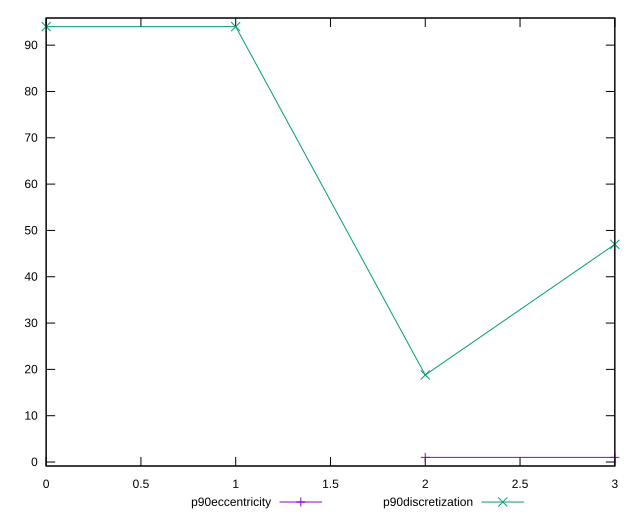

Generate this figure with gnuplot:
reset

$p90Eccentricity <<EOF
2 1.000000000000004
3 0.9999999999999996
EOF

$p90Discretization <<EOF
0 94
1 94
2 18.8
3 47
EOF

set key outside below
set xrange [0:3]
set yrange [-0.8600000000000005:95.86]
set trange [-0.8600000000000005:95.86]
set terminal svg size 640, 520 enhanced background rgb 'white'
set output "reports/report_00031_2021-02-24T23-18-18.084Z/unminified-javascript/progression/eccentricity.svg"

plot $p90Eccentricity title "p90eccentricity" with linespoints, \
     $p90Discretization title "p90discretization" with linespoints

reset
